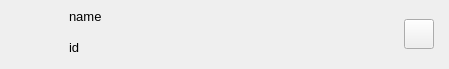
<?xml version="1.0" encoding="UTF-8"?>
<ui version="4.0">
 <class>BannedItemWidget</class>
 <widget class="QWidget" name="BannedItemWidget">
  <property name="geometry">
   <rect>
    <x>0</x>
    <y>0</y>
    <width>449</width>
    <height>69</height>
   </rect>
  </property>
  <property name="windowTitle">
   <string>Form</string>
  </property>
  <layout class="QHBoxLayout" name="horizontalLayout">
   <property name="leftMargin">
    <number>7</number>
   </property>
   <property name="topMargin">
    <number>7</number>
   </property>
   <property name="rightMargin">
    <number>7</number>
   </property>
   <property name="bottomMargin">
    <number>7</number>
   </property>
   <item>
    <widget class="QLabel" name="labelContactAvatar">
     <property name="minimumSize">
      <size>
       <width>48</width>
       <height>48</height>
      </size>
     </property>
     <property name="maximumSize">
      <size>
       <width>48</width>
       <height>48</height>
      </size>
     </property>
     <property name="text">
      <string/>
     </property>
    </widget>
   </item>
   <item>
    <spacer name="horizontalSpacer_2">
     <property name="orientation">
      <enum>Qt::Horizontal</enum>
     </property>
     <property name="sizeType">
      <enum>QSizePolicy::Fixed</enum>
     </property>
     <property name="sizeHint" stdset="0">
      <size>
       <width>8</width>
       <height>20</height>
      </size>
     </property>
    </spacer>
   </item>
   <item>
    <layout class="QVBoxLayout" name="verticalLayout">
     <property name="spacing">
      <number>7</number>
     </property>
     <property name="rightMargin">
      <number>0</number>
     </property>
     <item>
      <widget class="QLabel" name="labelContactName">
       <property name="font">
        <font>
         <pointsize>10</pointsize>
        </font>
       </property>
       <property name="text">
        <string>name</string>
       </property>
      </widget>
     </item>
     <item>
      <widget class="QLabel" name="labelContactId">
       <property name="minimumSize">
        <size>
         <width>0</width>
         <height>30</height>
        </size>
       </property>
       <property name="maximumSize">
        <size>
         <width>16777215</width>
         <height>30</height>
        </size>
       </property>
       <property name="font">
        <font>
         <pointsize>10</pointsize>
        </font>
       </property>
       <property name="text">
        <string>id</string>
       </property>
      </widget>
     </item>
    </layout>
   </item>
   <item>
    <widget class="QPushButton" name="btnReAddContact">
     <property name="minimumSize">
      <size>
       <width>30</width>
       <height>30</height>
      </size>
     </property>
     <property name="maximumSize">
      <size>
       <width>30</width>
       <height>30</height>
      </size>
     </property>
     <property name="text">
      <string/>
     </property>
     <property name="icon">
      <iconset resource="../../resources/ressources.qrc">
       <normaloff>:/images/icons/ic_person_add_black_24dp_2x.png</normaloff>:/images/icons/ic_person_add_black_24dp_2x.png</iconset>
     </property>
     <property name="iconSize">
      <size>
       <width>30</width>
       <height>30</height>
      </size>
     </property>
    </widget>
   </item>
   <item>
    <spacer name="horizontalSpacer">
     <property name="orientation">
      <enum>Qt::Horizontal</enum>
     </property>
     <property name="sizeType">
      <enum>QSizePolicy::Fixed</enum>
     </property>
     <property name="sizeHint" stdset="0">
      <size>
       <width>8</width>
       <height>0</height>
      </size>
     </property>
    </spacer>
   </item>
  </layout>
 </widget>
 <resources>
  <include location="../../resources/ressources.qrc"/>
 </resources>
 <connections/>
</ui>
